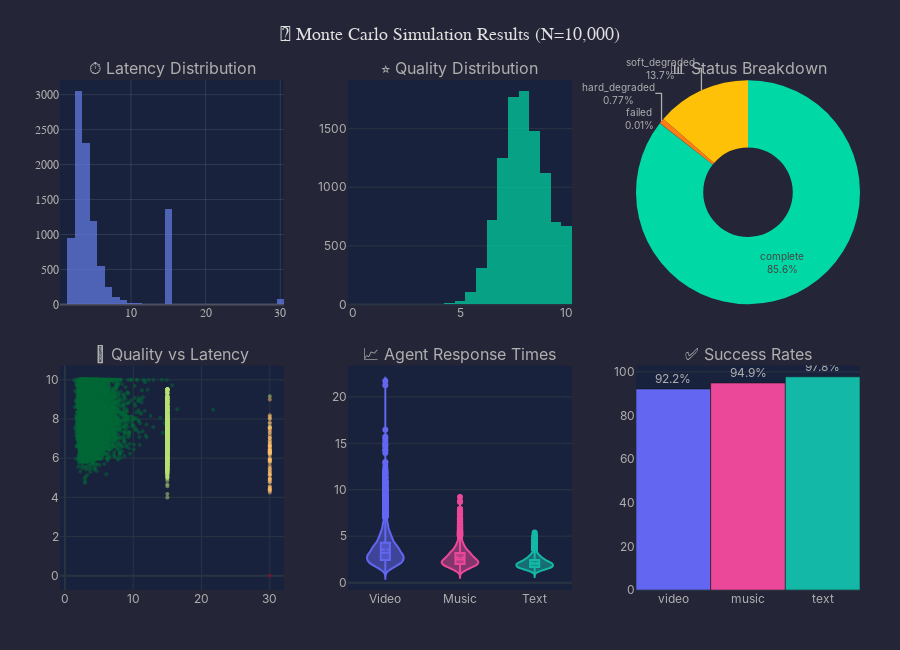

The code cell stored with this chart in its notebook:
### Code cell
# Create comprehensive simulation results visualization
fig = MonteCarloPanel.create_simulation_results(baseline_df)
fig.show()

### Figure 1 — Plotly figure (JSON) as saved in the notebook; plotly's stock layout.template omitted (floating-point values rounded to 4 significant figures; data arrays with more than 128 entries replaced by an {"elided": "..."} marker saying what was removed)
{"data": [{"marker": {"color": "#667eea"}, "name": "Latency", "nbinsx": 50, "opacity": 0.7, "type": "histogram", "x": {"elided": "10000 float values"}, "xaxis": "x", "yaxis": "y"}, {"marker": {"color": "#00d9a5"}, "name": "Quality", "nbinsx": 30, "opacity": 0.7, "type": "histogram", "x": {"elided": "10000 float values"}, "xaxis": "x2", "yaxis": "y2"}, {"domain": {"x": [0.72, 1], "y": [0.56, 1]}, "hole": 0.4, "labels": ["complete", "soft_degraded", "hard_degraded", "failed"], "marker": {"colors": ["#00d9a5", "#ffc107", "#fd7e14", "#dc3545"]}, "textfont": {"size": 10}, "textinfo": "label+percent", "type": "pie", "values": [8557, 1365, 77, 1]}, {"marker": {"color": {"elided": "10000 int values"}, "colorscale": [[0, "rgb(165,0,38)"], [0.1, "rgb(215,48,39)"], [0.2, "rgb(244,109,67)"], [0.3, "rgb(253,174,97)"], [0.4, "rgb(254,224,139)"], [0.5, "rgb(255,255,191)"], [0.6, "rgb(217,239,139)"], [0.7, "rgb(166,217,106)"], [0.8, "rgb(102,189,99)"], [0.9, "rgb(26,152,80)"], [1, "rgb(0,104,55)"]], "opacity": 0.5, "size": 4}, "mode": "markers", "name": "Samples", "type": "scatter", "x": {"elided": "10000 float values"}, "xaxis": "x3", "y": {"elided": "10000 float values"}, "yaxis": "y3"}, {"box": {"visible": true}, "marker": {"color": "#6366f1"}, "meanline": {"visible": true}, "name": "Video", "type": "violin", "xaxis": "x4", "y": {"elided": "10000 float values"}, "yaxis": "y4"}, {"box": {"visible": true}, "marker": {"color": "#ec4899"}, "meanline": {"visible": true}, "name": "Music", "type": "violin", "xaxis": "x4", "y": {"elided": "10000 float values"}, "yaxis": "y4"}, {"box": {"visible": true}, "marker": {"color": "#14b8a6"}, "meanline": {"visible": true}, "name": "Text", "type": "violin", "xaxis": "x4", "y": {"elided": "10000 float values"}, "yaxis": "y4"}, {"marker": {"color": ["#6366f1", "#ec4899", "#14b8a6"]}, "text": ["92.2%", "94.9%", "97.8%"], "textposition": "outside", "type": "bar", "x": ["video", "music", "text"], "xaxis": "x5", "y": [92.15, 94.9, 97.75], "yaxis": "y5"}], "layout": {"annotations": [{"font": {"size": 16}, "showarrow": false, "text": "⏱️ Latency Distribution", "x": 0.14, "xanchor": "center", "xref": "paper", "y": 1, "yanchor": "bottom", "yref": "paper"}, {"font": {"size": 16}, "showarrow": false, "text": "⭐ Quality Distribution", "x": 0.5, "xanchor": "center", "xref": "paper", "y": 1, "yanchor": "bottom", "yref": "paper"}, {"font": {"size": 16}, "showarrow": false, "text": "📊 Status Breakdown", "x": 0.86, "xanchor": "center", "xref": "paper", "y": 1, "yanchor": "bottom", "yref": "paper"}, {"font": {"size": 16}, "showarrow": false, "text": "🎯 Quality vs Latency", "x": 0.14, "xanchor": "center", "xref": "paper", "y": 0.44, "yanchor": "bottom", "yref": "paper"}, {"font": {"size": 16}, "showarrow": false, "text": "📈 Agent Response Times", "x": 0.5, "xanchor": "center", "xref": "paper", "y": 0.44, "yanchor": "bottom", "yref": "paper"}, {"font": {"size": 16}, "showarrow": false, "text": "✅ Success Rates", "x": 0.86, "xanchor": "center", "xref": "paper", "y": 0.44, "yanchor": "bottom", "yref": "paper"}], "font": {"color": "#b0b0b0", "family": "Inter, -apple-system, sans-serif", "size": 12}, "height": 650, "hoverlabel": {"bgcolor": "rgba(26, 26, 46, 0.95)", "bordercolor": "#e94560", "font": {"family": "JetBrains Mono, Fira Code, Consolas, monospace", "size": 11}}, "legend": {"bgcolor": "rgba(0,0,0,0.3)", "bordercolor": "rgba(255,255,255,0.1)", "borderwidth": 1}, "margin": {"b": 60, "l": 60, "r": 40, "t": 80}, "paper_bgcolor": "rgba(26, 26, 46, 0.95)", "plot_bgcolor": "rgba(22, 33, 62, 0.8)", "showlegend": false, "title": {"font": {"color": "#e0e0e0", "family": "JetBrains Mono, Fira Code, monospace", "size": 18}, "text": "🎲 Monte Carlo Simulation Results (N=10,000)", "x": 0.5, "xanchor": "center"}, "xaxis": {"anchor": "y", "domain": [0, 0.28], "gridcolor": "rgba(255,255,255,0.1)", "tickfont": {"family": "JetBrains Mono, Fira Code, Consolas, monospace"}, "zerolinecolor": "rgba(255,255,255,0.2)"}, "xaxis2": {"anchor": "y2", "domain": [0.36, 0.64]}, "xaxis3": {"anchor": "y3", "domain": [0, 0.28]}, "xaxis4": {"anchor": "y4", "domain": [0.36, 0.64]}, "xaxis5": {"anchor": "y5", "domain": [0.72, 1]}, "yaxis": {"anchor": "x", "domain": [0.56, 1], "gridcolor": "rgba(255,255,255,0.1)", "tickfont": {"family": "JetBrains Mono, Fira Code, Consolas, monospace"}, "zerolinecolor": "rgba(255,255,255,0.2)"}, "yaxis2": {"anchor": "x2", "domain": [0.56, 1]}, "yaxis3": {"anchor": "x3", "domain": [0, 0.44]}, "yaxis4": {"anchor": "x4", "domain": [0, 0.44]}, "yaxis5": {"anchor": "x5", "domain": [0, 0.44]}}}
